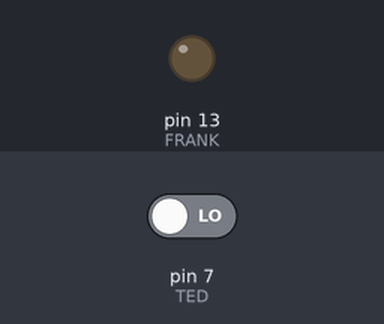
The sketch below on a simulated Arduino Uno, built with avr-gcc and run on an emulated ATmega328P. Shown: output pins drawn as LEDs (lit = HIGH). Inputs (shaded band) come from the test bench; at power-on: pin 7 (TED) LOW.

Above: at 1.2 s.
1.3 s: pin 7 (TED) driven HIGH
At 2.1 s:
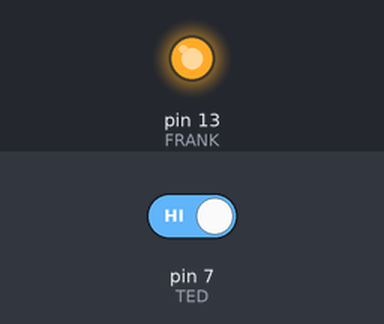
Timing chart, 0 to 4.3 s (numbered marks = the images above; inputs shaded):
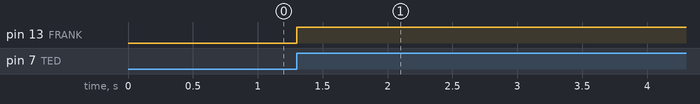

The sketch:

Part_B.ino
```cpp
const int FRANK = 13;      // Frank is back. He's still a rebel light
const int TED = 7;         // Ted is here too. He tries to control Frank.
int MOLLY = 0;           // This is Molly. She talks to Ted.
int MIKE = 0;            // Mike talks to Molly to find out about Ted
int BILL = 0;           // This is bill. If he's around, Frank is high again.
void setup() {
  // put your setup code here, to run once:
  pinMode (FRANK, OUTPUT);  // Frank is in town.
  pinMode (TED, INPUT);     // Ted is here to control Frank.

}

void loop() {
int MOLLY = digitalRead (TED);   // Ted reports in to Molly.
 if ((MOLLY == HIGH) && (MIKE == LOW)) { //When Molly hears something before Mike
  BILL = 1 - BILL;            // Bill gets involved, and everything goes to hell
//  delay(1000);                // For a while...
 }

 MIKE = MOLLY;              // Molly then tells Mike the thing


 if (BILL == 1){

  digitalWrite (FRANK, HIGH);  //And then Frank finds out about Bill and sparks up
 }else {
  digitalWrite(FRANK, LOW);   // But when Bill goes, Frank  goes back to being depressed.
 }

 // No matter who tries to help, Frank is in trouble. Forever.

}
```

Measured:
- after the input at 1.3 s, pin 13 (FRANK): LOW → HIGH at once
